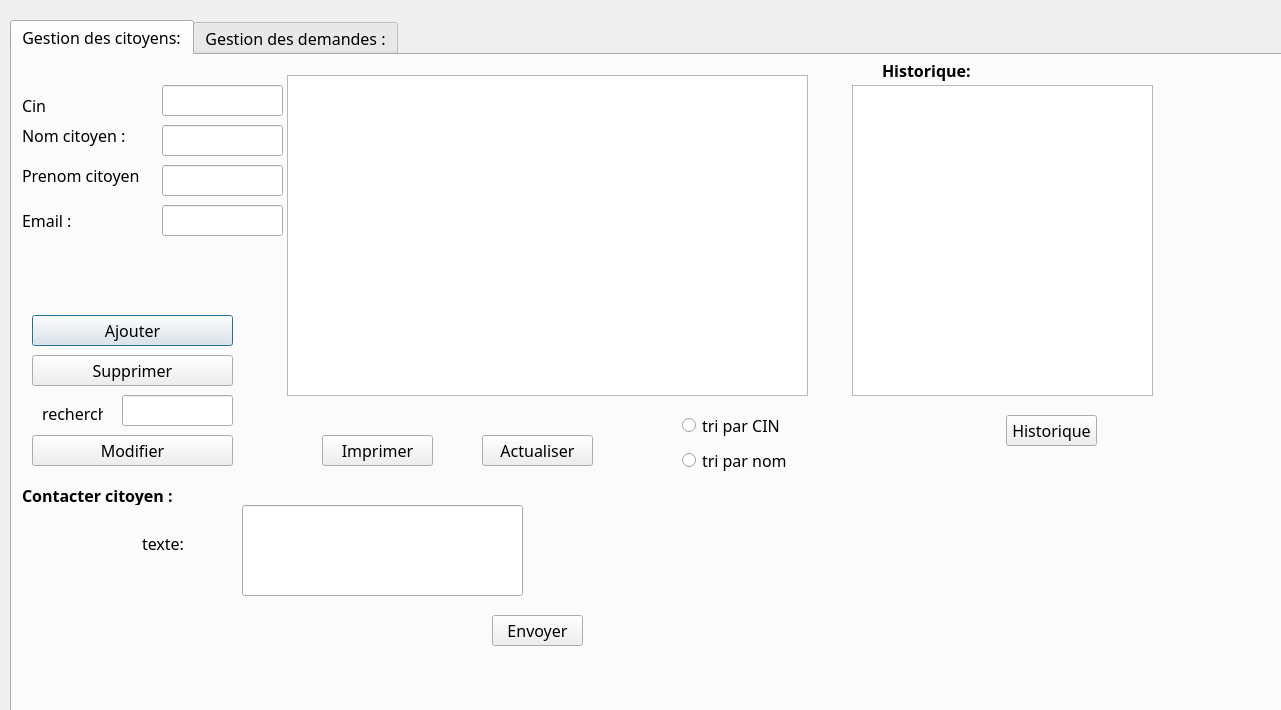
<?xml version="1.0" encoding="UTF-8"?>
<ui version="4.0">
 <class>gestion</class>
 <widget class="QDialog" name="gestion">
  <property name="geometry">
   <rect>
    <x>0</x>
    <y>0</y>
    <width>1281</width>
    <height>710</height>
   </rect>
  </property>
  <property name="windowTitle">
   <string>Dialog</string>
  </property>
  <widget class="QTabWidget" name="tabWidget_2">
   <property name="geometry">
    <rect>
     <x>10</x>
     <y>20</y>
     <width>1400</width>
     <height>1761</height>
    </rect>
   </property>
   <property name="font">
    <font>
     <family>Perpetua</family>
     <pointsize>12</pointsize>
     <weight>50</weight>
     <bold>false</bold>
    </font>
   </property>
   <property name="cursor">
    <cursorShape>PointingHandCursor</cursorShape>
   </property>
   <property name="styleSheet">
    <string notr="true"/>
   </property>
   <property name="currentIndex">
    <number>0</number>
   </property>
   <widget class="QWidget" name="tab_4">
    <attribute name="title">
     <string>Gestion des citoyens:</string>
    </attribute>
    <widget class="QLabel" name="label">
     <property name="geometry">
      <rect>
       <x>10</x>
       <y>30</y>
       <width>111</width>
       <height>41</height>
      </rect>
     </property>
     <property name="text">
      <string>Cin</string>
     </property>
    </widget>
    <widget class="QLabel" name="label_2">
     <property name="geometry">
      <rect>
       <x>10</x>
       <y>65</y>
       <width>121</width>
       <height>31</height>
      </rect>
     </property>
     <property name="text">
      <string>Nom citoyen :</string>
     </property>
    </widget>
    <widget class="QLabel" name="label_3">
     <property name="geometry">
      <rect>
       <x>10</x>
       <y>100</y>
       <width>141</width>
       <height>41</height>
      </rect>
     </property>
     <property name="text">
      <string>Prenom citoyen</string>
     </property>
    </widget>
    <widget class="QLabel" name="label_4">
     <property name="geometry">
      <rect>
       <x>10</x>
       <y>150</y>
       <width>111</width>
       <height>31</height>
      </rect>
     </property>
     <property name="text">
      <string>Email :</string>
     </property>
    </widget>
    <widget class="QLineEdit" name="lineEdit_cin">
     <property name="geometry">
      <rect>
       <x>150</x>
       <y>30</y>
       <width>121</width>
       <height>31</height>
      </rect>
     </property>
    </widget>
    <widget class="QLineEdit" name="lineEdit_nom">
     <property name="geometry">
      <rect>
       <x>150</x>
       <y>70</y>
       <width>121</width>
       <height>31</height>
      </rect>
     </property>
    </widget>
    <widget class="QLineEdit" name="lineEdit_prenom">
     <property name="geometry">
      <rect>
       <x>150</x>
       <y>110</y>
       <width>121</width>
       <height>31</height>
      </rect>
     </property>
    </widget>
    <widget class="QLineEdit" name="lineEdit_email">
     <property name="geometry">
      <rect>
       <x>150</x>
       <y>150</y>
       <width>121</width>
       <height>31</height>
      </rect>
     </property>
    </widget>
    <widget class="QPushButton" name="pushButton_ajoutC">
     <property name="geometry">
      <rect>
       <x>20</x>
       <y>260</y>
       <width>201</width>
       <height>31</height>
      </rect>
     </property>
     <property name="text">
      <string>Ajouter</string>
     </property>
    </widget>
    <widget class="QPushButton" name="pushButton_pdf">
     <property name="geometry">
      <rect>
       <x>310</x>
       <y>380</y>
       <width>111</width>
       <height>31</height>
      </rect>
     </property>
     <property name="text">
      <string>Imprimer</string>
     </property>
    </widget>
    <widget class="QLineEdit" name="cinrecherche">
     <property name="geometry">
      <rect>
       <x>110</x>
       <y>340</y>
       <width>111</width>
       <height>31</height>
      </rect>
     </property>
    </widget>
    <widget class="QPushButton" name="pushButton_actualiser_citoyen">
     <property name="geometry">
      <rect>
       <x>470</x>
       <y>380</y>
       <width>111</width>
       <height>31</height>
      </rect>
     </property>
     <property name="text">
      <string>Actualiser</string>
     </property>
    </widget>
    <widget class="QPushButton" name="pb_supprimer">
     <property name="geometry">
      <rect>
       <x>20</x>
       <y>300</y>
       <width>201</width>
       <height>31</height>
      </rect>
     </property>
     <property name="text">
      <string>Supprimer</string>
     </property>
    </widget>
    <widget class="QPushButton" name="pushButton_modifier_citoyen">
     <property name="geometry">
      <rect>
       <x>20</x>
       <y>380</y>
       <width>201</width>
       <height>31</height>
      </rect>
     </property>
     <property name="text">
      <string>Modifier</string>
     </property>
    </widget>
    <widget class="QLabel" name="label_12">
     <property name="geometry">
      <rect>
       <x>870</x>
       <y>-10</y>
       <width>141</width>
       <height>51</height>
      </rect>
     </property>
     <property name="font">
      <font>
       <family>Perpetua</family>
       <pointsize>12</pointsize>
       <weight>75</weight>
       <bold>true</bold>
      </font>
     </property>
     <property name="text">
      <string>Historique:</string>
     </property>
    </widget>
    <widget class="QTextBrowser" name="textBrowser">
     <property name="geometry">
      <rect>
       <x>840</x>
       <y>30</y>
       <width>301</width>
       <height>311</height>
      </rect>
     </property>
    </widget>
    <widget class="QPushButton" name="pushButton_historiqueC">
     <property name="geometry">
      <rect>
       <x>994</x>
       <y>360</y>
       <width>91</width>
       <height>31</height>
      </rect>
     </property>
     <property name="text">
      <string>Historique</string>
     </property>
    </widget>
    <widget class="QLabel" name="label_9">
     <property name="geometry">
      <rect>
       <x>10</x>
       <y>430</y>
       <width>181</width>
       <height>20</height>
      </rect>
     </property>
     <property name="font">
      <font>
       <weight>75</weight>
       <italic>false</italic>
       <bold>true</bold>
      </font>
     </property>
     <property name="text">
      <string>Contacter citoyen :</string>
     </property>
    </widget>
    <widget class="QLabel" name="label_15">
     <property name="geometry">
      <rect>
       <x>130</x>
       <y>480</y>
       <width>71</width>
       <height>16</height>
      </rect>
     </property>
     <property name="text">
      <string>texte:</string>
     </property>
    </widget>
    <widget class="QLineEdit" name="lineEdit_evoyer">
     <property name="geometry">
      <rect>
       <x>230</x>
       <y>450</y>
       <width>281</width>
       <height>91</height>
      </rect>
     </property>
    </widget>
    <widget class="QPushButton" name="pushButton_mailingC">
     <property name="geometry">
      <rect>
       <x>480</x>
       <y>560</y>
       <width>91</width>
       <height>31</height>
      </rect>
     </property>
     <property name="text">
      <string>Envoyer</string>
     </property>
    </widget>
    <widget class="QTableView" name="tabcitoyen">
     <property name="geometry">
      <rect>
       <x>275</x>
       <y>20</y>
       <width>521</width>
       <height>321</height>
      </rect>
     </property>
    </widget>
    <widget class="QRadioButton" name="radioButton_tri_cin">
     <property name="geometry">
      <rect>
       <x>670</x>
       <y>360</y>
       <width>121</width>
       <height>21</height>
      </rect>
     </property>
     <property name="text">
      <string>tri par CIN </string>
     </property>
    </widget>
    <widget class="QRadioButton" name="radioButton_trinom">
     <property name="geometry">
      <rect>
       <x>670</x>
       <y>390</y>
       <width>121</width>
       <height>31</height>
      </rect>
     </property>
     <property name="text">
      <string>tri par nom</string>
     </property>
    </widget>
    <widget class="QLabel" name="label_16">
     <property name="geometry">
      <rect>
       <x>30</x>
       <y>350</y>
       <width>61</width>
       <height>16</height>
      </rect>
     </property>
     <property name="text">
      <string>recherche:</string>
     </property>
    </widget>
    <widget class="QLabel" name="label_13">
     <property name="geometry">
      <rect>
       <x>-10</x>
       <y>-51</y>
       <width>1291</width>
       <height>761</height>
      </rect>
     </property>
     <property name="text">
      <string/>
     </property>
    </widget>
    <zorder>label_13</zorder>
    <zorder>label</zorder>
    <zorder>label_2</zorder>
    <zorder>label_3</zorder>
    <zorder>label_4</zorder>
    <zorder>cinrecherche</zorder>
    <zorder>label_12</zorder>
    <zorder>label_9</zorder>
    <zorder>label_15</zorder>
    <zorder>label_16</zorder>
    <zorder>lineEdit_cin</zorder>
    <zorder>lineEdit_email</zorder>
    <zorder>lineEdit_evoyer</zorder>
    <zorder>lineEdit_prenom</zorder>
    <zorder>lineEdit_nom</zorder>
    <zorder>pushButton_actualiser_citoyen</zorder>
    <zorder>pushButton_ajoutC</zorder>
    <zorder>pushButton_historiqueC</zorder>
    <zorder>pushButton_mailingC</zorder>
    <zorder>pushButton_modifier_citoyen</zorder>
    <zorder>pushButton_pdf</zorder>
    <zorder>radioButton_tri_cin</zorder>
    <zorder>radioButton_trinom</zorder>
    <zorder>tabcitoyen</zorder>
    <zorder>textBrowser</zorder>
    <zorder>pb_supprimer</zorder>
   </widget>
   <widget class="QWidget" name="tab_6">
    <attribute name="title">
     <string>Gestion des demandes :</string>
    </attribute>
    <widget class="QLineEdit" name="numD">
     <property name="geometry">
      <rect>
       <x>160</x>
       <y>40</y>
       <width>121</width>
       <height>31</height>
      </rect>
     </property>
    </widget>
    <widget class="QLineEdit" name="typeD">
     <property name="geometry">
      <rect>
       <x>100</x>
       <y>160</y>
       <width>121</width>
       <height>31</height>
      </rect>
     </property>
    </widget>
    <widget class="QLabel" name="label_6">
     <property name="geometry">
      <rect>
       <x>10</x>
       <y>40</y>
       <width>151</width>
       <height>21</height>
      </rect>
     </property>
     <property name="text">
      <string>Num demande :</string>
     </property>
    </widget>
    <widget class="QLabel" name="label_7">
     <property name="geometry">
      <rect>
       <x>10</x>
       <y>80</y>
       <width>121</width>
       <height>21</height>
      </rect>
     </property>
     <property name="text">
      <string>Id citoyen:</string>
     </property>
    </widget>
    <widget class="QLabel" name="label_8">
     <property name="geometry">
      <rect>
       <x>10</x>
       <y>120</y>
       <width>141</width>
       <height>21</height>
      </rect>
     </property>
     <property name="text">
      <string>Date demande: </string>
     </property>
    </widget>
    <widget class="QLabel" name="label_10">
     <property name="geometry">
      <rect>
       <x>16</x>
       <y>160</y>
       <width>81</width>
       <height>21</height>
      </rect>
     </property>
     <property name="text">
      <string>Type:</string>
     </property>
    </widget>
    <widget class="QPushButton" name="pushButton_ajoutavis">
     <property name="geometry">
      <rect>
       <x>40</x>
       <y>210</y>
       <width>181</width>
       <height>31</height>
      </rect>
     </property>
     <property name="text">
      <string>Ajouter</string>
     </property>
    </widget>
    <widget class="QPushButton" name="pushButton_modifieravis">
     <property name="geometry">
      <rect>
       <x>40</x>
       <y>290</y>
       <width>181</width>
       <height>31</height>
      </rect>
     </property>
     <property name="text">
      <string>Modifier</string>
     </property>
    </widget>
    <widget class="QPushButton" name="pushButton_suppavis">
     <property name="geometry">
      <rect>
       <x>40</x>
       <y>250</y>
       <width>181</width>
       <height>31</height>
      </rect>
     </property>
     <property name="text">
      <string>Supprimer</string>
     </property>
    </widget>
    <widget class="QLineEdit" name="lineEdit_rechercheD">
     <property name="geometry">
      <rect>
       <x>200</x>
       <y>330</y>
       <width>91</width>
       <height>31</height>
      </rect>
     </property>
    </widget>
    <widget class="QPushButton" name="pushButton_pdfavis">
     <property name="geometry">
      <rect>
       <x>450</x>
       <y>330</y>
       <width>101</width>
       <height>31</height>
      </rect>
     </property>
     <property name="text">
      <string>Imprimer</string>
     </property>
    </widget>
    <widget class="QPushButton" name="pushButton_actualiser">
     <property name="geometry">
      <rect>
       <x>590</x>
       <y>330</y>
       <width>101</width>
       <height>31</height>
      </rect>
     </property>
     <property name="text">
      <string>Actualiser</string>
     </property>
    </widget>
    <widget class="QTextBrowser" name="textBrowser_2">
     <property name="geometry">
      <rect>
       <x>750</x>
       <y>40</y>
       <width>331</width>
       <height>271</height>
      </rect>
     </property>
    </widget>
    <widget class="QLabel" name="label_11">
     <property name="geometry">
      <rect>
       <x>760</x>
       <y>10</y>
       <width>191</width>
       <height>16</height>
      </rect>
     </property>
     <property name="font">
      <font>
       <pointsize>13</pointsize>
       <weight>75</weight>
       <bold>true</bold>
      </font>
     </property>
     <property name="text">
      <string>Historique:</string>
     </property>
    </widget>
    <widget class="QPushButton" name="pushButton_historiqueavis">
     <property name="geometry">
      <rect>
       <x>860</x>
       <y>330</y>
       <width>91</width>
       <height>31</height>
      </rect>
     </property>
     <property name="text">
      <string>Historique</string>
     </property>
    </widget>
    <widget class="QLabel" name="label_14">
     <property name="geometry">
      <rect>
       <x>-4</x>
       <y>-47</y>
       <width>1111</width>
       <height>711</height>
      </rect>
     </property>
     <property name="text">
      <string/>
     </property>
    </widget>
    <widget class="QComboBox" name="idcitoyen">
     <property name="geometry">
      <rect>
       <x>160</x>
       <y>80</y>
       <width>121</width>
       <height>31</height>
      </rect>
     </property>
    </widget>
    <widget class="QTableView" name="tabledemande">
     <property name="geometry">
      <rect>
       <x>290</x>
       <y>41</y>
       <width>451</width>
       <height>261</height>
      </rect>
     </property>
    </widget>
    <widget class="QRadioButton" name="radioButton_triparnum">
     <property name="geometry">
      <rect>
       <x>310</x>
       <y>310</y>
       <width>121</width>
       <height>31</height>
      </rect>
     </property>
     <property name="text">
      <string>tri par num </string>
     </property>
    </widget>
    <widget class="QRadioButton" name="radioButton_tridesc">
     <property name="geometry">
      <rect>
       <x>310</x>
       <y>340</y>
       <width>121</width>
       <height>18</height>
      </rect>
     </property>
     <property name="text">
      <string>tri descendant</string>
     </property>
    </widget>
    <widget class="QLabel" name="label_17">
     <property name="geometry">
      <rect>
       <x>50</x>
       <y>330</y>
       <width>121</width>
       <height>20</height>
      </rect>
     </property>
     <property name="text">
      <string>recherche:</string>
     </property>
    </widget>
    <widget class="QDateEdit" name="dateD">
     <property name="geometry">
      <rect>
       <x>160</x>
       <y>120</y>
       <width>121</width>
       <height>31</height>
      </rect>
     </property>
    </widget>
    <widget class="QLabel" name="label_5">
     <property name="geometry">
      <rect>
       <x>60</x>
       <y>380</y>
       <width>111</width>
       <height>16</height>
      </rect>
     </property>
     <property name="text">
      <string>Description :</string>
     </property>
    </widget>
    <widget class="QLineEdit" name="lineEdit">
     <property name="geometry">
      <rect>
       <x>200</x>
       <y>380</y>
       <width>741</width>
       <height>111</height>
      </rect>
     </property>
    </widget>
    <zorder>label_14</zorder>
    <zorder>numD</zorder>
    <zorder>typeD</zorder>
    <zorder>label_6</zorder>
    <zorder>label_7</zorder>
    <zorder>label_8</zorder>
    <zorder>label_10</zorder>
    <zorder>pushButton_ajoutavis</zorder>
    <zorder>pushButton_modifieravis</zorder>
    <zorder>pushButton_pdfavis</zorder>
    <zorder>textBrowser_2</zorder>
    <zorder>label_11</zorder>
    <zorder>pushButton_historiqueavis</zorder>
    <zorder>idcitoyen</zorder>
    <zorder>tabledemande</zorder>
    <zorder>radioButton_triparnum</zorder>
    <zorder>radioButton_tridesc</zorder>
    <zorder>label_17</zorder>
    <zorder>dateD</zorder>
    <zorder>label_5</zorder>
    <zorder>lineEdit</zorder>
    <zorder>pushButton_actualiser</zorder>
    <zorder>pushButton_suppavis</zorder>
    <zorder>lineEdit_rechercheD</zorder>
   </widget>
  </widget>
 </widget>
 <resources/>
 <connections/>
</ui>
